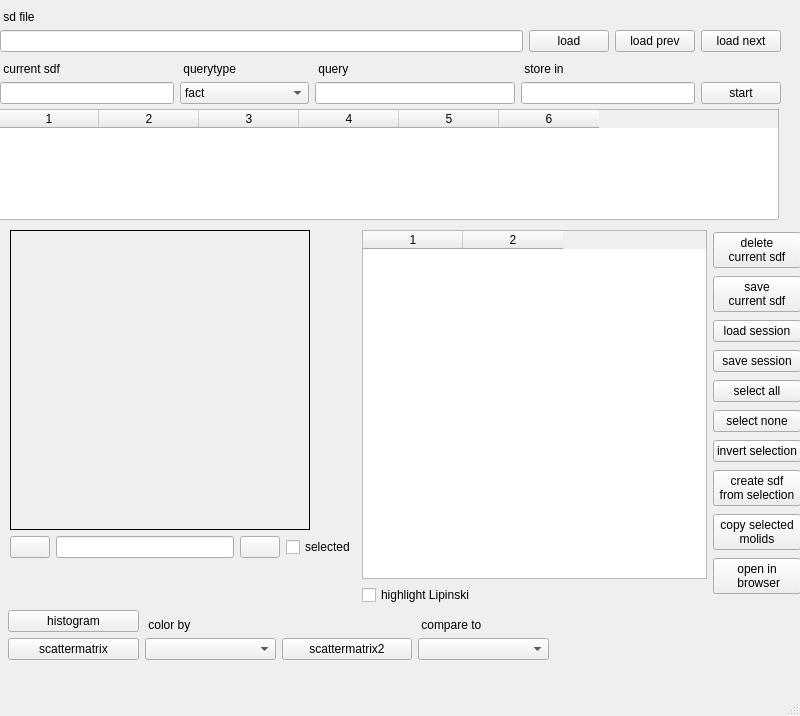
<?xml version="1.0" encoding="UTF-8"?>
<ui version="4.0">
 <class>MainWindow</class>
 <widget class="QMainWindow" name="MainWindow">
  <property name="geometry">
   <rect>
    <x>0</x>
    <y>0</y>
    <width>800</width>
    <height>716</height>
   </rect>
  </property>
  <property name="windowTitle">
   <string>SDF Viewer</string>
  </property>
  <property name="windowIcon">
   <iconset>
    <normaloff>test-tube-icon.png</normaloff>test-tube-icon.png</iconset>
  </property>
  <widget class="QWidget" name="centralwidget">
   <widget class="QWidget" name="layoutWidget">
    <property name="geometry">
     <rect>
      <x>0</x>
      <y>53</y>
      <width>781</width>
      <height>51</height>
     </rect>
    </property>
    <layout class="QGridLayout" name="gridLayout_2">
     <item row="2" column="2">
      <widget class="QLineEdit" name="le_query">
       <property name="minimumSize">
        <size>
         <width>200</width>
         <height>0</height>
        </size>
       </property>
      </widget>
     </item>
     <item row="2" column="4">
      <widget class="QPushButton" name="btn_start">
       <property name="text">
        <string>start</string>
       </property>
       <property name="icon">
        <iconset theme="arrow-right">
         <normaloff>../../../../.designer/backup</normaloff>../../../../.designer/backup</iconset>
       </property>
      </widget>
     </item>
     <item row="0" column="0">
      <widget class="QLabel" name="label_2">
       <property name="text">
        <string> current sdf</string>
       </property>
       <property name="alignment">
        <set>Qt::AlignBottom|Qt::AlignLeading|Qt::AlignLeft</set>
       </property>
      </widget>
     </item>
     <item row="0" column="2">
      <widget class="QLabel" name="label_4">
       <property name="text">
        <string> query</string>
       </property>
       <property name="alignment">
        <set>Qt::AlignBottom|Qt::AlignLeading|Qt::AlignLeft</set>
       </property>
      </widget>
     </item>
     <item row="2" column="0">
      <widget class="QLineEdit" name="le_curr_sdf">
       <property name="minimumSize">
        <size>
         <width>150</width>
         <height>0</height>
        </size>
       </property>
       <property name="readOnly">
        <bool>true</bool>
       </property>
      </widget>
     </item>
     <item row="2" column="1">
      <widget class="QComboBox" name="combo_querytype">
       <property name="toolTip">
        <string>&lt;html&gt;&lt;head/&gt;&lt;body&gt;&lt;p&gt;remember to prefix the fieldnames with &amp;quot;s_&amp;quot;, &amp;quot;n_&amp;quot; or &amp;quot;k_&amp;quot; in the factsearch and that string literals are lowercase, e.g.:&lt;/p&gt;&lt;p&gt;&amp;quot;m.5&amp;quot; in s_family &lt;br/&gt;n_pIC50 &amp;gt;= 8&lt;/p&gt;&lt;/body&gt;&lt;/html&gt;</string>
       </property>
       <item>
        <property name="text">
         <string>fact</string>
        </property>
       </item>
       <item>
        <property name="text">
         <string>fact_inverted</string>
        </property>
       </item>
       <item>
        <property name="text">
         <string>substruct</string>
        </property>
       </item>
       <item>
        <property name="text">
         <string>substruct_inverted</string>
        </property>
       </item>
      </widget>
     </item>
     <item row="0" column="3">
      <widget class="QLabel" name="label_5">
       <property name="text">
        <string> store in</string>
       </property>
       <property name="alignment">
        <set>Qt::AlignBottom|Qt::AlignLeading|Qt::AlignLeft</set>
       </property>
      </widget>
     </item>
     <item row="0" column="1">
      <widget class="QLabel" name="label_3">
       <property name="text">
        <string> querytype</string>
       </property>
       <property name="alignment">
        <set>Qt::AlignBottom|Qt::AlignLeading|Qt::AlignLeft</set>
       </property>
      </widget>
     </item>
     <item row="2" column="3">
      <widget class="QLineEdit" name="le_out">
       <property name="minimumSize">
        <size>
         <width>150</width>
         <height>0</height>
        </size>
       </property>
      </widget>
     </item>
    </layout>
   </widget>
   <widget class="QTableWidget" name="table_query_view">
    <property name="geometry">
     <rect>
      <x>-2</x>
      <y>109</y>
      <width>781</width>
      <height>111</height>
     </rect>
    </property>
    <property name="columnCount">
     <number>6</number>
    </property>
    <attribute name="horizontalHeaderCascadingSectionResizes">
     <bool>false</bool>
    </attribute>
    <column/>
    <column/>
    <column/>
    <column/>
    <column/>
    <column/>
   </widget>
   <widget class="QWidget" name="layoutWidget_2">
    <property name="geometry">
     <rect>
      <x>8</x>
      <y>610</y>
      <width>541</width>
      <height>52</height>
     </rect>
    </property>
    <layout class="QGridLayout" name="gridLayout_3">
     <item row="0" column="0">
      <widget class="QPushButton" name="btn_hist">
       <property name="text">
        <string>histogram</string>
       </property>
      </widget>
     </item>
     <item row="0" column="1">
      <widget class="QLabel" name="label_6">
       <property name="text">
        <string> color by</string>
       </property>
       <property name="alignment">
        <set>Qt::AlignBottom|Qt::AlignLeading|Qt::AlignLeft</set>
       </property>
      </widget>
     </item>
     <item row="0" column="3">
      <widget class="QLabel" name="label_7">
       <property name="text">
        <string> compare to</string>
       </property>
       <property name="alignment">
        <set>Qt::AlignBottom|Qt::AlignLeading|Qt::AlignLeft</set>
       </property>
      </widget>
     </item>
     <item row="1" column="0">
      <widget class="QPushButton" name="btn_scatter">
       <property name="text">
        <string>scattermatrix</string>
       </property>
      </widget>
     </item>
     <item row="1" column="1">
      <widget class="QComboBox" name="combo_colorby"/>
     </item>
     <item row="1" column="2">
      <widget class="QPushButton" name="btn_scatter2">
       <property name="text">
        <string>scattermatrix2</string>
       </property>
      </widget>
     </item>
     <item row="1" column="3">
      <widget class="QComboBox" name="combo_compareto"/>
     </item>
    </layout>
   </widget>
   <widget class="QWidget" name="layoutWidget_3">
    <property name="geometry">
     <rect>
      <x>0</x>
      <y>1</y>
      <width>781</width>
      <height>51</height>
     </rect>
    </property>
    <layout class="QGridLayout" name="gridLayout">
     <item row="1" column="0">
      <widget class="QLineEdit" name="le_sdf_name">
       <property name="minimumSize">
        <size>
         <width>200</width>
         <height>0</height>
        </size>
       </property>
       <property name="baseSize">
        <size>
         <width>0</width>
         <height>0</height>
        </size>
       </property>
      </widget>
     </item>
     <item row="1" column="1">
      <widget class="QPushButton" name="btn_sdf_load">
       <property name="text">
        <string>load</string>
       </property>
       <property name="icon">
        <iconset theme="document-open">
         <normaloff>../../../../.designer/backup</normaloff>../../../../.designer/backup</iconset>
       </property>
      </widget>
     </item>
     <item row="1" column="2">
      <widget class="QPushButton" name="btn_load_prev_cluster">
       <property name="text">
        <string>load prev</string>
       </property>
       <property name="icon">
        <iconset theme="go-previous-view">
         <normaloff/>
        </iconset>
       </property>
      </widget>
     </item>
     <item row="1" column="3">
      <widget class="QPushButton" name="btn_load_next_cluster">
       <property name="layoutDirection">
        <enum>Qt::RightToLeft</enum>
       </property>
       <property name="text">
        <string>load next</string>
       </property>
       <property name="icon">
        <iconset theme="go-next-view">
         <normaloff/>
        </iconset>
       </property>
      </widget>
     </item>
     <item row="0" column="0" colspan="2">
      <widget class="QLabel" name="label">
       <property name="text">
        <string> sd file</string>
       </property>
       <property name="alignment">
        <set>Qt::AlignBottom|Qt::AlignLeading|Qt::AlignLeft</set>
       </property>
      </widget>
     </item>
    </layout>
   </widget>
   <widget class="QWidget" name="layoutWidget_4">
    <property name="geometry">
     <rect>
      <x>10</x>
      <y>230</y>
      <width>791</width>
      <height>375</height>
     </rect>
    </property>
    <layout class="QHBoxLayout" name="horizontalLayout">
     <item>
      <layout class="QVBoxLayout" name="verticalLayout">
       <item>
        <widget class="QLabel" name="label_molimage">
         <property name="minimumSize">
          <size>
           <width>300</width>
           <height>300</height>
          </size>
         </property>
         <property name="maximumSize">
          <size>
           <width>300</width>
           <height>300</height>
          </size>
         </property>
         <property name="contextMenuPolicy">
          <enum>Qt::CustomContextMenu</enum>
         </property>
         <property name="frameShape">
          <enum>QFrame::Box</enum>
         </property>
         <property name="frameShadow">
          <enum>QFrame::Plain</enum>
         </property>
         <property name="text">
          <string/>
         </property>
        </widget>
       </item>
       <item>
        <layout class="QHBoxLayout" name="horizontalLayout_2">
         <item>
          <widget class="QPushButton" name="btn_prev">
           <property name="text">
            <string/>
           </property>
           <property name="icon">
            <iconset theme="go-previous-view">
             <normaloff/>
            </iconset>
           </property>
          </widget>
         </item>
         <item>
          <widget class="QLineEdit" name="le_recnumber">
           <property name="alignment">
            <set>Qt::AlignCenter</set>
           </property>
           <property name="readOnly">
            <bool>true</bool>
           </property>
          </widget>
         </item>
         <item>
          <widget class="QPushButton" name="btn_next">
           <property name="text">
            <string/>
           </property>
           <property name="icon">
            <iconset theme="go-next-view">
             <normaloff/>
            </iconset>
           </property>
          </widget>
         </item>
         <item>
          <widget class="QCheckBox" name="check_rec_selected">
           <property name="text">
            <string>selected</string>
           </property>
          </widget>
         </item>
        </layout>
       </item>
       <item>
        <spacer name="verticalSpacer">
         <property name="orientation">
          <enum>Qt::Vertical</enum>
         </property>
         <property name="sizeHint" stdset="0">
          <size>
           <width>20</width>
           <height>40</height>
          </size>
         </property>
        </spacer>
       </item>
      </layout>
     </item>
     <item>
      <layout class="QVBoxLayout" name="verticalLayout_2">
       <item>
        <widget class="QTableWidget" name="table_props">
         <property name="columnCount">
          <number>2</number>
         </property>
         <column/>
         <column/>
        </widget>
       </item>
       <item>
        <widget class="QCheckBox" name="check_lipinski">
         <property name="layoutDirection">
          <enum>Qt::LeftToRight</enum>
         </property>
         <property name="text">
          <string>highlight Lipinski</string>
         </property>
        </widget>
       </item>
      </layout>
     </item>
     <item>
      <layout class="QVBoxLayout" name="verticalLayout_3">
       <item>
        <widget class="QPushButton" name="btn_del_sdf">
         <property name="text">
          <string>delete
current sdf</string>
         </property>
         <property name="icon">
          <iconset theme="edit-delete">
           <normaloff/>
          </iconset>
         </property>
        </widget>
       </item>
       <item>
        <widget class="QPushButton" name="btn_sdf_save">
         <property name="text">
          <string>save 
current sdf</string>
         </property>
         <property name="icon">
          <iconset theme="document-save">
           <normaloff>../../../../.designer/backup</normaloff>../../../../.designer/backup</iconset>
         </property>
        </widget>
       </item>
       <item>
        <widget class="QPushButton" name="btn_session_load">
         <property name="text">
          <string>load session</string>
         </property>
         <property name="icon">
          <iconset theme="document-open">
           <normaloff/>
          </iconset>
         </property>
        </widget>
       </item>
       <item>
        <widget class="QPushButton" name="btn_session_save">
         <property name="text">
          <string>save session</string>
         </property>
         <property name="icon">
          <iconset theme="document-save">
           <normaloff/>
          </iconset>
         </property>
        </widget>
       </item>
       <item>
        <widget class="QPushButton" name="btn_select_all">
         <property name="text">
          <string>select all</string>
         </property>
         <property name="icon">
          <iconset theme="list-add">
           <normaloff/>
          </iconset>
         </property>
        </widget>
       </item>
       <item>
        <widget class="QPushButton" name="btn_select_none">
         <property name="text">
          <string>select none</string>
         </property>
         <property name="icon">
          <iconset theme="list-remove">
           <normaloff/>
          </iconset>
         </property>
        </widget>
       </item>
       <item>
        <widget class="QPushButton" name="btn_select_invert">
         <property name="text">
          <string>invert selection</string>
         </property>
        </widget>
       </item>
       <item>
        <widget class="QPushButton" name="btn_sdf_from_selection">
         <property name="text">
          <string>create sdf 
from selection</string>
         </property>
         <property name="icon">
          <iconset theme="task-accepted">
           <normaloff/>
          </iconset>
         </property>
        </widget>
       </item>
       <item>
        <widget class="QPushButton" name="btn_copy_molids">
         <property name="text">
          <string>copy selected 
molids</string>
         </property>
         <property name="icon">
          <iconset theme="edit-copy">
           <normaloff/>
          </iconset>
         </property>
        </widget>
       </item>
       <item>
        <widget class="QPushButton" name="btn_browse">
         <property name="sizePolicy">
          <sizepolicy hsizetype="Minimum" vsizetype="Fixed">
           <horstretch>0</horstretch>
           <verstretch>0</verstretch>
          </sizepolicy>
         </property>
         <property name="text">
          <string>open in
 browser</string>
         </property>
         <property name="icon">
          <iconset theme="download">
           <normaloff/>
          </iconset>
         </property>
        </widget>
       </item>
      </layout>
     </item>
    </layout>
   </widget>
  </widget>
  <widget class="QStatusBar" name="statusbar"/>
 </widget>
 <tabstops>
  <tabstop>le_sdf_name</tabstop>
  <tabstop>btn_sdf_load</tabstop>
  <tabstop>btn_load_prev_cluster</tabstop>
  <tabstop>btn_load_next_cluster</tabstop>
  <tabstop>le_curr_sdf</tabstop>
  <tabstop>combo_querytype</tabstop>
  <tabstop>le_query</tabstop>
  <tabstop>le_out</tabstop>
  <tabstop>btn_start</tabstop>
  <tabstop>btn_prev</tabstop>
  <tabstop>le_recnumber</tabstop>
  <tabstop>btn_next</tabstop>
  <tabstop>check_lipinski</tabstop>
  <tabstop>btn_hist</tabstop>
  <tabstop>btn_scatter</tabstop>
  <tabstop>combo_colorby</tabstop>
  <tabstop>btn_scatter2</tabstop>
  <tabstop>combo_compareto</tabstop>
  <tabstop>btn_del_sdf</tabstop>
  <tabstop>btn_sdf_save</tabstop>
  <tabstop>btn_session_load</tabstop>
  <tabstop>btn_session_save</tabstop>
  <tabstop>table_props</tabstop>
  <tabstop>table_query_view</tabstop>
 </tabstops>
 <resources/>
 <connections>
  <connection>
   <sender>le_sdf_name</sender>
   <signal>returnPressed()</signal>
   <receiver>btn_sdf_load</receiver>
   <slot>click()</slot>
   <hints>
    <hint type="sourcelabel">
     <x>195</x>
     <y>37</y>
    </hint>
    <hint type="destinationlabel">
     <x>431</x>
     <y>38</y>
    </hint>
   </hints>
  </connection>
  <connection>
   <sender>le_out</sender>
   <signal>returnPressed()</signal>
   <receiver>btn_start</receiver>
   <slot>click()</slot>
   <hints>
    <hint type="sourcelabel">
     <x>600</x>
     <y>89</y>
    </hint>
    <hint type="destinationlabel">
     <x>740</x>
     <y>90</y>
    </hint>
   </hints>
  </connection>
 </connections>
</ui>
